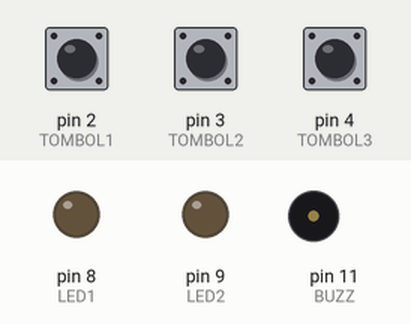
A sketch run on a simulated Arduino Uno, built with avr-gcc and run on an emulated ATmega328P. Parts: output pins drawn as LEDs (lit = HIGH), buzzer (waves = sounding). The test bench sets the inputs (shaded band); at power-on: pin 2 (TOMBOL1) LOW, pin 3 (TOMBOL2) LOW, pin 4 (TOMBOL3) LOW.

Above: at 1.2 s.
1.3 s: pin 2 (TOMBOL1) pulled HIGH for 0.15 s
At 2.3 s:
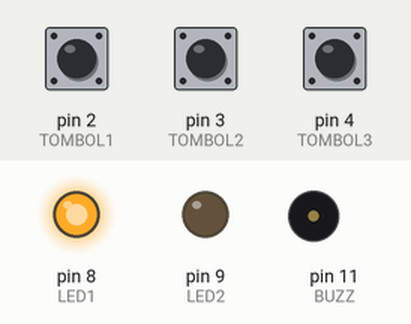
3.0 s: pin 3 (TOMBOL2) pulled HIGH for 0.15 s
At 3.5 s:
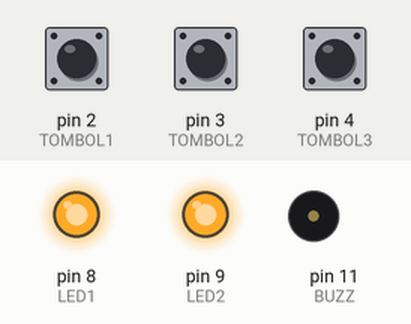
4.7 s: pin 4 (TOMBOL3) pulled HIGH for 0.15 s
At 4.83 s:
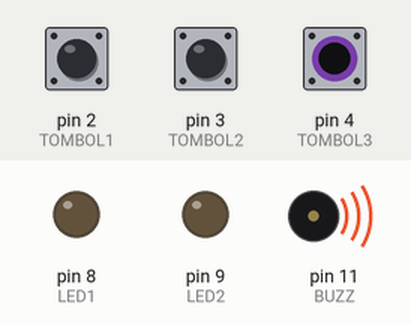
6.4 s: pin 3 (TOMBOL2) pulled HIGH for 1 s
At 8.2 s:
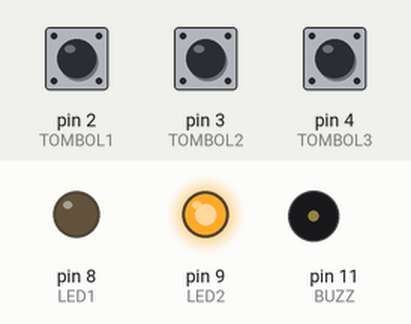
8.9 s: pin 2 (TOMBOL1) pulled HIGH for 1 s
At 9.4 s:
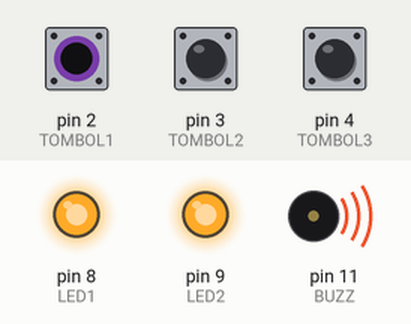
11.4 s: pin 2 (TOMBOL1) pulled HIGH for 3.2 s
At 16.1 s:
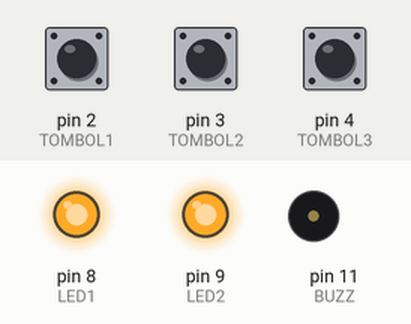
Timing chart, 0 to 17.1 s (numbered marks = the images above; inputs shaded):
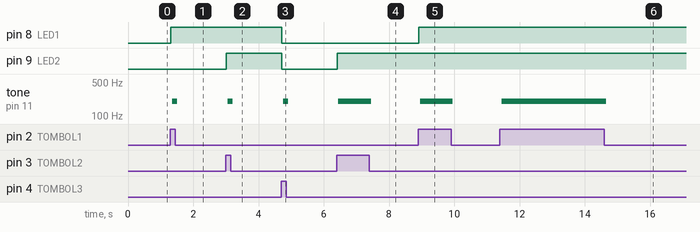

Measured:
- after the input at 1.3 s, pin 8 (LED1): LOW → HIGH at once; tone on pin 11 (BUZZ): silent → 199 Hz after 0.05 s, → silent 0.16 s later
- after the input at 3.0 s, pin 9 (LED2): LOW → HIGH at once; tone on pin 11 (BUZZ): silent → 199 Hz after 0.05 s, → silent 0.16 s later
- after the input at 4.7 s, pin 8 (LED1), pin 9 (LED2): HIGH → LOW at once; tone on pin 11 (BUZZ): silent → 199 Hz after 0.05 s, → silent 0.16 s later
- after the input at 6.4 s, pin 9 (LED2): LOW → HIGH at once; tone on pin 11 (BUZZ): silent → 199 Hz after 0.05 s, → silent 1.0 s later
- after the input at 8.9 s, pin 8 (LED1): LOW → HIGH at once; tone on pin 11 (BUZZ): silent → 199 Hz after 0.05 s, → silent 1.0 s later
- after the input at 11.4 s, tone on pin 11 (BUZZ): silent → 199 Hz after 0.05 s, → silent 3.2 s later

The sketch:

Rangkaian_3_tombol_dan_2_led.ino
```cpp
//Rangkaian 3 tombol dan 2 led

int TOMBOL1 = 2;
int TOMBOL2 = 3;
int TOMBOL3 = 4;
int LED1 = 8;
int LED2 = 9;
int BUZZ = 11;

void setup ()
{
  pinMode (TOMBOL1, INPUT);
  pinMode (TOMBOL2, INPUT);
  pinMode (TOMBOL3, INPUT);
  pinMode (LED1, OUTPUT);
  pinMode (LED2, OUTPUT);
  pinMode (BUZZ, OUTPUT);
  digitalWrite(LED1, LOW);
  digitalWrite(LED2, LOW);
}

void loop()
{
  if(digitalRead(TOMBOL1) == HIGH)
  {
   digitalWrite(BUZZ, HIGH);
   delay(5);
   digitalWrite(BUZZ,LOW);
   digitalWrite(LED1, HIGH);
  }
  if(digitalRead(TOMBOL2) == HIGH)
  {
   digitalWrite(BUZZ, HIGH);
   delay(5);
   digitalWrite(BUZZ,LOW);
   digitalWrite(LED2, HIGH);
  }
  else if (digitalRead(TOMBOL3) == HIGH)
  {
    digitalWrite(BUZZ, HIGH);
    delay(5);
    digitalWrite(BUZZ,LOW);
    digitalWrite(LED1, LOW);
    digitalWrite(LED2, LOW);
  }
}
```
